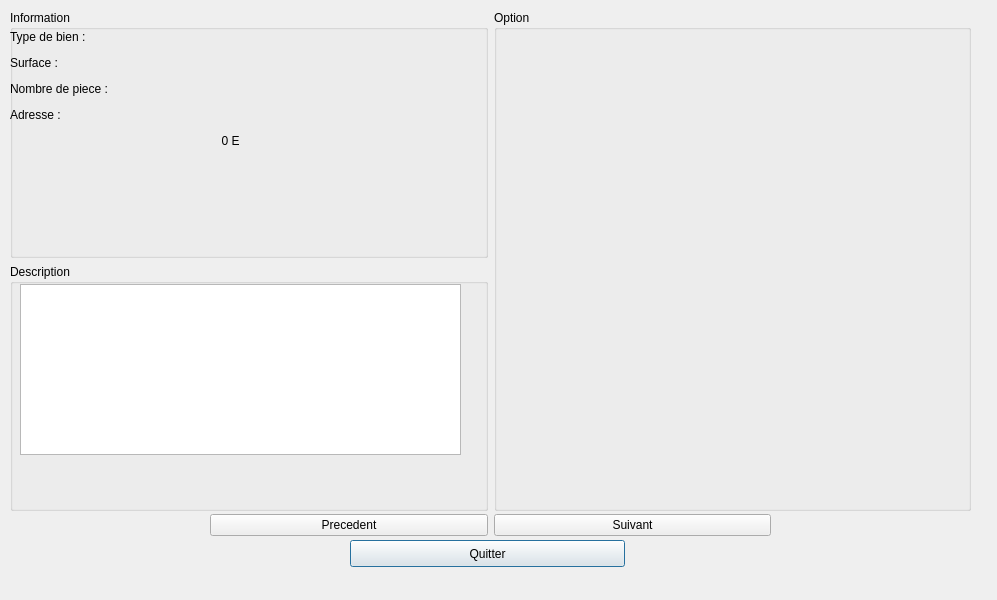
<?xml version="1.0" encoding="UTF-8"?>
<ui version="4.0">
 <class>Dialog</class>
 <widget class="QDialog" name="Dialog">
  <property name="geometry">
   <rect>
    <x>0</x>
    <y>0</y>
    <width>997</width>
    <height>600</height>
   </rect>
  </property>
  <property name="windowTitle">
   <string>Rercherche d'un bien</string>
  </property>
  <widget class="QWidget" name="verticalLayoutWidget_2">
   <property name="geometry">
    <rect>
     <x>10</x>
     <y>10</y>
     <width>961</width>
     <height>501</height>
    </rect>
   </property>
   <layout class="QVBoxLayout" name="verticalLayout_2">
    <item>
     <layout class="QHBoxLayout" name="horizontalLayout">
      <item>
       <layout class="QVBoxLayout" name="verticalLayout">
        <item>
         <widget class="QGroupBox" name="groupBox">
          <property name="title">
           <string>Information</string>
          </property>
          <property name="flat">
           <bool>false</bool>
          </property>
          <widget class="QWidget" name="formLayoutWidget">
           <property name="geometry">
            <rect>
             <x>0</x>
             <y>20</y>
             <width>441</width>
             <height>201</height>
            </rect>
           </property>
           <layout class="QFormLayout" name="formLayout">
            <property name="verticalSpacing">
             <number>12</number>
            </property>
            <item row="1" column="0">
             <widget class="QLabel" name="label">
              <property name="text">
               <string>Type de bien :</string>
              </property>
             </widget>
            </item>
            <item row="2" column="0">
             <widget class="QLabel" name="label_2">
              <property name="text">
               <string>Surface :</string>
              </property>
             </widget>
            </item>
            <item row="5" column="0">
             <widget class="QLabel" name="label_3">
              <property name="text">
               <string>Adresse :</string>
              </property>
              <property name="alignment">
               <set>Qt::AlignLeading|Qt::AlignLeft|Qt::AlignVCenter</set>
              </property>
             </widget>
            </item>
            <item row="4" column="0">
             <widget class="QLabel" name="label_4">
              <property name="text">
               <string>Nombre de piece :</string>
              </property>
             </widget>
            </item>
            <item row="6" column="0" colspan="2">
             <widget class="QLabel" name="label_5">
              <property name="text">
               <string>0 E</string>
              </property>
              <property name="alignment">
               <set>Qt::AlignCenter</set>
              </property>
             </widget>
            </item>
            <item row="1" column="1">
             <widget class="QLabel" name="label_6">
              <property name="text">
               <string/>
              </property>
             </widget>
            </item>
            <item row="2" column="1">
             <widget class="QLabel" name="label_7">
              <property name="text">
               <string/>
              </property>
             </widget>
            </item>
            <item row="4" column="1">
             <widget class="QLabel" name="label_8">
              <property name="text">
               <string/>
              </property>
             </widget>
            </item>
            <item row="5" column="1">
             <widget class="QLabel" name="label_9">
              <property name="text">
               <string/>
              </property>
             </widget>
            </item>
           </layout>
          </widget>
         </widget>
        </item>
        <item>
         <widget class="QGroupBox" name="groupBox_2">
          <property name="title">
           <string>Description</string>
          </property>
          <widget class="QTextEdit" name="textEdit_2">
           <property name="geometry">
            <rect>
             <x>10</x>
             <y>20</y>
             <width>441</width>
             <height>171</height>
            </rect>
           </property>
          </widget>
          <zorder>textEdit_2</zorder>
          <zorder>groupBox_3</zorder>
         </widget>
        </item>
       </layout>
      </item>
      <item>
       <widget class="QGroupBox" name="groupBox_3">
        <property name="title">
         <string>Option</string>
        </property>
       </widget>
      </item>
     </layout>
    </item>
   </layout>
  </widget>
  <widget class="QPushButton" name="pushButton_4">
   <property name="geometry">
    <rect>
     <x>350</x>
     <y>540</y>
     <width>275</width>
     <height>27</height>
    </rect>
   </property>
   <property name="text">
    <string>Quitter</string>
   </property>
  </widget>
  <widget class="QWidget" name="horizontalLayoutWidget_2">
   <property name="geometry">
    <rect>
     <x>210</x>
     <y>510</y>
     <width>561</width>
     <height>31</height>
    </rect>
   </property>
   <layout class="QHBoxLayout" name="horizontalLayout_2">
    <item>
     <widget class="QPushButton" name="pushButton_2">
      <property name="text">
       <string>Precedent</string>
      </property>
     </widget>
    </item>
    <item>
     <widget class="QPushButton" name="pushButton">
      <property name="text">
       <string>Suivant</string>
      </property>
     </widget>
    </item>
   </layout>
  </widget>
 </widget>
 <resources/>
 <connections/>
</ui>
